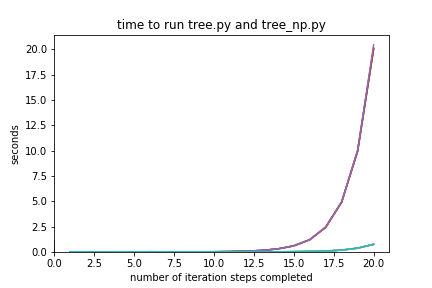

Recreate this plot in Python.
import numpy as np
from matplotlib import pyplot as plt
from tree import update_branch_end
from tree_np import update_branch_np
from timeit import repeat
import yaml


def time_tree(count):

    def totime():
        tree = yaml.load(open("config.yml"))
        for i in range(count):
            tree["branch"]["end"] = []
            for j in range(len(tree["branch"]["start"])):
                tree["branch"]["end"] = update_branch_end(tree["branch"], j)
            tree["branch"]["start"] = tree["branch"]["end"]
            tree["branch"]["length"] *= tree["scale"]

    return repeat(totime, number=10)


def time_tree_np(count):

    def totime_np():
        tree = yaml.load(open("config.yml"))
        angles = np.array(0)
        x_end = np.array(0)
        y_end = np.array(1)
        plt.plot([0, 0], [x_end, y_end])
        for i in range(count):
            [x_start, y_start, x_end, y_end,
             angles] = update_branch_np(tree["branch"], angles, x_end, y_end)
            tree["branch"]["length"] *= tree["scale"]

    return repeat(totime_np, number=10)


def plot_time(function, counts, title=None):
    plt.plot(counts, list(map(function, counts)))
    plt.ylim(bottom=0)
    plt.xlim(left=0)
    plt.ylabel('seconds')
    plt.xlabel('number of iteration steps completed')
    plt.title('time to run tree.py and tree_np.py')


counts = np.arange(1, 21, 1)
plot_time(time_tree, counts)
plot_time(time_tree_np, counts)
plt.savefig('perf_plot.png')
